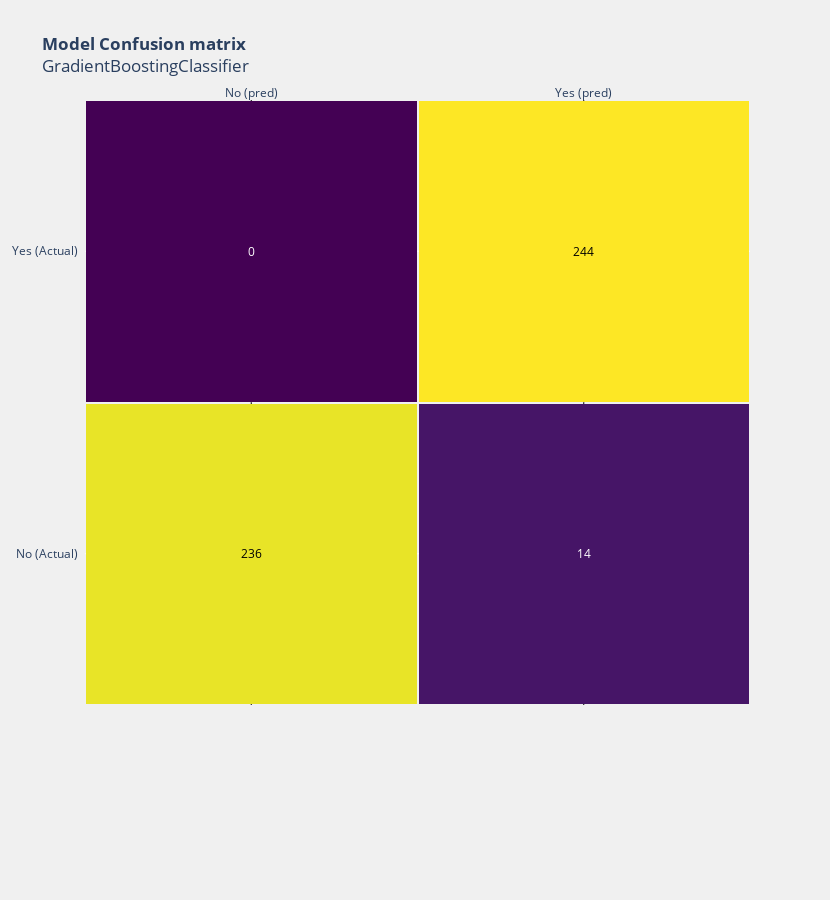

Notebook cell for this chart:
### Code cell
plot_feature_importance(gb)
plot_confusion_matrix(gb)

### Figure 1 — Plotly figure (JSON) as saved in the notebook; plotly's stock layout.template omitted (floating-point values rounded to 4 significant figures)
{"data": [{"colorscale": [[0, "#440154"], [0.1111, "#482878"], [0.2222, "#3e4989"], [0.3333, "#31688e"], [0.4444, "#26828e"], [0.5556, "#1f9e89"], [0.6667, "#35b779"], [0.7778, "#6ece58"], [0.8889, "#b5de2b"], [1, "#fde725"]], "hoverinfo": "z", "reversescale": false, "showscale": false, "type": "heatmap", "x": ["No (pred)", "Yes (pred)"], "xgap": 2, "y": ["No (Actual)", "Yes (Actual)"], "ygap": 2, "z": [[236, 14], [0, 244]]}], "layout": {"annotations": [{"font": {"color": "#000000"}, "showarrow": false, "text": "236", "x": "No (pred)", "xref": "x", "y": "No (Actual)", "yref": "y"}, {"font": {"color": "#FFFFFF"}, "showarrow": false, "text": "14", "x": "Yes (pred)", "xref": "x", "y": "No (Actual)", "yref": "y"}, {"font": {"color": "#FFFFFF"}, "showarrow": false, "text": "0", "x": "No (pred)", "xref": "x", "y": "Yes (Actual)", "yref": "y"}, {"font": {"color": "#000000"}, "showarrow": false, "text": "244", "x": "Yes (pred)", "xref": "x", "y": "Yes (Actual)", "yref": "y"}], "autosize": true, "height": 900, "margin": {"b": 195}, "paper_bgcolor": "rgba(240,240,240, 0.95)", "plot_bgcolor": "rgba(240,240,240, 0.95)", "showlegend": false, "title": {"text": "<b>Model Confusion matrix</b><br>GradientBoostingClassifier"}, "width": 830, "xaxis": {"dtick": 1, "gridcolor": "rgb(0, 0, 0)", "side": "top", "ticks": ""}, "yaxis": {"dtick": 1, "ticks": "", "ticksuffix": "  "}}}
